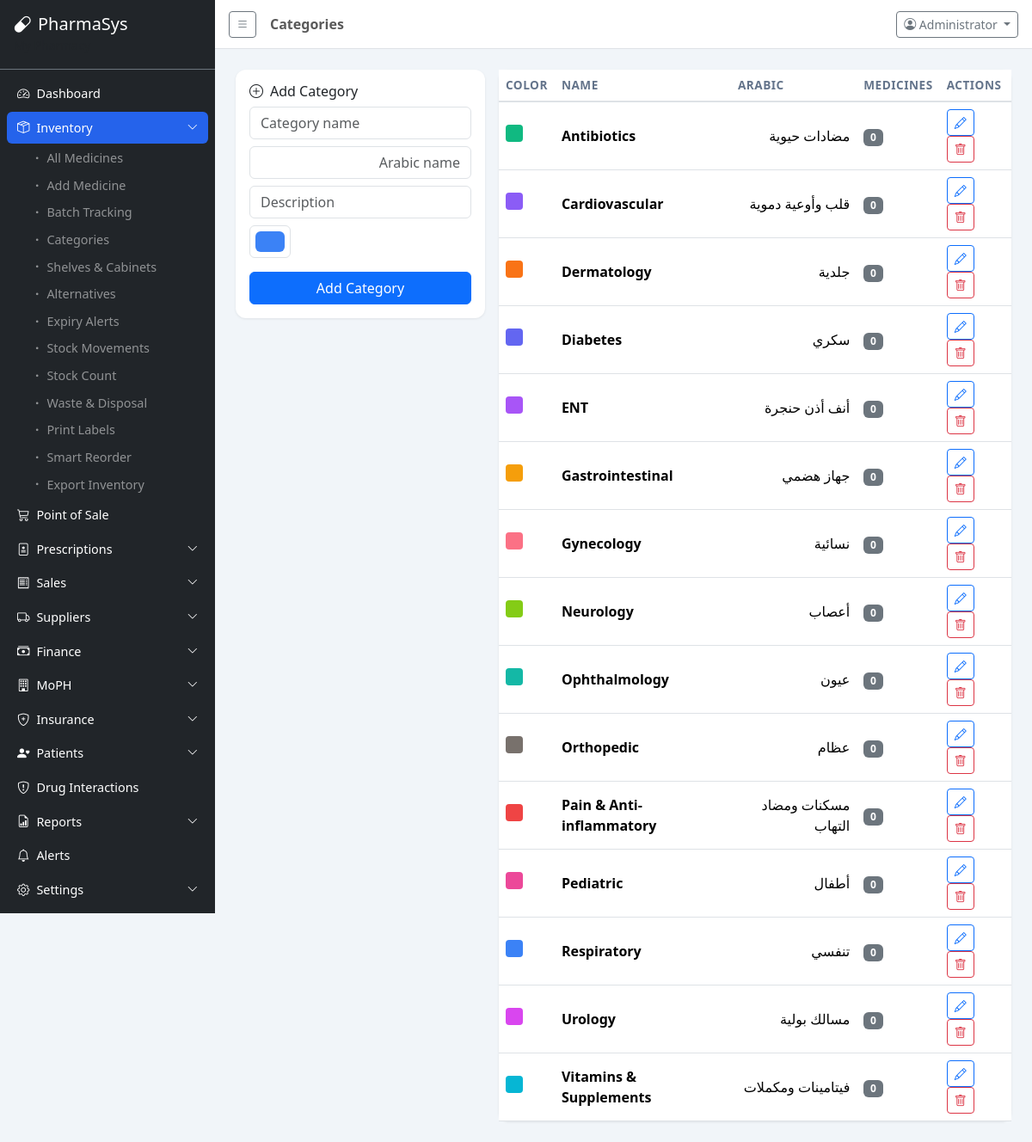
Page /modules/inventory/categories.php (signed in) on the committed database.
### tables this page shows
CREATE TABLE categories (
    id INT AUTO_INCREMENT PRIMARY KEY,
    name VARCHAR(100) NOT NULL,
    name_ar VARCHAR(100),
    description TEXT,
    color VARCHAR(7) DEFAULT '#3B82F6',
    created_at TIMESTAMP DEFAULT CURRENT_TIMESTAMP,
    updated_at TIMESTAMP DEFAULT CURRENT_TIMESTAMP ON UPDATE CURRENT_TIMESTAMP
);

### includes/functions.php (called while the page is built, shortened)
<?php
function sanitize($input) {
    return htmlspecialchars(trim($input), ENT_QUOTES, 'UTF-8');
}

### modules/inventory/categories.php (the view, shortened to what this page needs)
<?php
require_once __DIR__ . '/../../includes/header.php';
$db = getDB();
$categories = $db->query("SELECT c.*, COUNT(m.id) as medicine_count FROM categories c LEFT JOIN medicines m ON c.id = m.category_id AND m.is_active = 1 GROUP BY c.id ORDER BY c.name")->fetchAll();
?>
<div class="row g-3">
    <div class="col-lg-4">
        <div class="card p-3">
            <h6><i class="bi bi-plus-circle me-2"></i>Add Category</h6>
            <form method="POST">
                <div class="mb-2"><input type="text" class="form-control" name="name" placeholder="Category name" required></div>
                <div class="mb-2"><input type="text" class="form-control" name="name_ar" placeholder="Arabic name" dir="rtl"></div>
                <div class="mb-2"><input type="text" class="form-control" name="description" placeholder="Description"></div>
                <div class="mb-3"><input type="color" class="form-control form-control-color" name="color" value="#3B82F6"></div>
                <button type="submit" name="add" value="1" class="btn btn-primary w-100">Add Category</button>
            </form>
        </div>
    </div>
    <div class="col-lg-8">
        <div class="card">
            <div class="table-responsive">
                <table class="table table-hover align-middle mb-0">
                    <thead><tr><th>Color</th><th>Name</th><th>Arabic</th><th>Medicines</th><th>Actions</th></tr></thead>
                    <tbody>
                        <?php foreach ($categories as $cat): ?>
                        <tr>
                            <td><span style="display:inline-block;width:20px;height:20px;border-radius:4px;background:<?= $cat['color'] ?>"></span></td>
                            <td><strong><?= sanitize($cat['name']) ?></strong></td>
                            <td dir="rtl"><?= sanitize($cat['name_ar'] ?? '') ?></td>
                            <td><span class="badge bg-secondary"><?= $cat['medicine_count'] ?></span></td>
                            <td>
                                <button class="btn btn-sm btn-outline-primary" data-bs-toggle="modal" data-bs-target="#editCat<?= $cat['id'] ?>"><i class="bi bi-pencil"></i></button>
                                <?php if ($cat['medicine_count'] == 0): ?>
                                <a href="?delete=<?= $cat['id'] ?>" class="btn btn-sm btn-outline-danger" data-confirm="Delete this category?"><i class="bi bi-trash"></i></a>
                                <?php endif; ?>
                            </td>
                        </tr>
                        <?php endforeach; ?>
                    </tbody>
                </table>
            </div>
        </div>
    </div>
</div>
<?php require_once __DIR__ . '/../../includes/footer.php'; ?>

### assets/css/style.css (style rules this page uses)
:root { --sidebar-width: 250px; --primary: #2563EB; --primary-dark: #1D4ED8; --success: #059669; --warning: #D97706; --danger: #DC2626; --info: #0891B2; }
body { font-family: 'Segoe UI', system-ui, -apple-system, sans-serif; background: #F1F5F9; min-height: 100vh; }
.card { border: none; border-radius: 12px; box-shadow: 0 1px 3px rgba(0,0,0,0.08); transition: box-shadow 0.2s; }
.table th { font-weight: 600; font-size: 0.85rem; text-transform: uppercase; color: #64748B; letter-spacing: 0.5px; border-bottom-width: 2px; }

### rows in the picture
categories: name "Antibiotics", name_ar "مضادات حيوية", medicine_count "0"
categories: name "Cardiovascular", name_ar "قلب وأوعية دموية", medicine_count "0"
categories: name "Dermatology", name_ar "جلدية", medicine_count "0"
categories: name "Diabetes", name_ar "سكري", medicine_count "0"
categories: name "ENT", name_ar "أنف أذن حنجرة", medicine_count "0"
categories: name "Gastrointestinal", name_ar "جهاز هضمي", medicine_count "0"
categories: name "Gynecology", name_ar "نسائية", medicine_count "0"
categories: name "Neurology", name_ar "أعصاب", medicine_count "0"
categories: name "Ophthalmology", name_ar "عيون", medicine_count "0"
categories: name "Orthopedic", name_ar "عظام", medicine_count "0"
categories: name "Pain & Anti-inflammatory", name_ar "مسكنات ومضاد التهاب", medicine_count "0"
categories: name "Pediatric", name_ar "أطفال", medicine_count "0"
categories: name "Respiratory", name_ar "تنفسي", medicine_count "0"
categories: name "Urology", name_ar "مسالك بولية", medicine_count "0"
categories: name "Vitamins & Supplements", name_ar "فيتامينات ومكملات", medicine_count "0"

### other values in the picture
APP_NAME "PharmaSys"
$item['label'] "Dashboard"
$item['label'] "Inventory"
$child['label'] "All Medicines"
$child['label'] "Add Medicine"
$child['label'] "Batch Tracking"
$child['label'] "Categories"
$child['label'] "Shelves & Cabinets"
$child['label'] "Alternatives"
$child['label'] "Expiry Alerts"
$child['label'] "Stock Movements"
$child['label'] "Stock Count"
$child['label'] "Waste & Disposal"
$child['label'] "Print Labels"
$child['label'] "Smart Reorder"
